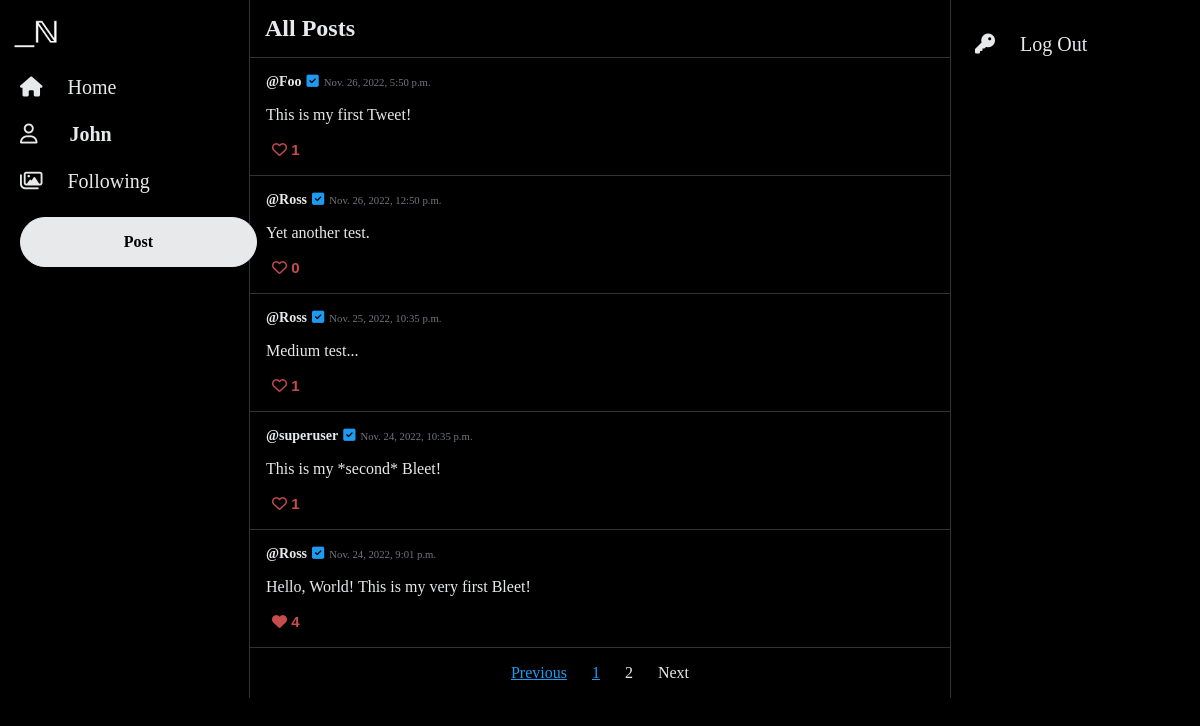
Page /allPosts?page=2 (signed in) on the committed database.
### network/models.py (models this page shows, shortened)
class User(AbstractUser):
    pass

class Tweet(models.Model):
    author = models.ForeignKey(User, on_delete=models.CASCADE)
    tweetText = models.CharField(max_length=255)
    posted = models.DateTimeField(auto_now_add=True)
    like = models.ManyToManyField(User, blank=True, related_name="likes")

### network/views.py (the view)
# urls.py: path("allPosts", views.allPosts, name="allPosts"),
@login_required(redirect_field_name='my_redirect_field')
def allPosts(request):
    tweets = Tweet.objects.all().order_by('-posted')
    paginator = Paginator(tweets, 10)
    page_number = request.GET.get('page')
    page_obj = paginator.get_page(page_number)
    return render(request, "network/allPosts.html", {
        "page_obj": page_obj
    })

### network/templates/network/allPosts.html (shortened to what this page needs)
{% extends "network/layout.html" %}
{% block body %}
<div style="border-bottom: 1px solid #2F3336;">
   <h2 style="margin: 15px;">All Posts</h2>
</div>
<div class="container">
   {% for tweet in page_obj %}
   <div class="post">
      <div class="card" data-id="{{tweet.id}}">
         <div class="card-body rounded">
            <div class="card-info">
            <a class="card-title" href="{% url 'profile' user_id=tweet.author.id%}"><strong>@{{ tweet.author }}</strong></a>
            <i class="fa-solid fa-square-check" id="check"></i>
            <h6 class="card-subtitle">{{tweet.posted}}</h6>
            </div>
            <p class="card-text" id="tweetText">{{tweet.tweetText}}</p>
            {% if user.username in tweet.like.all|stringformat:'s' %}
            <button class="button-like" id="foo-like">
               <i class="fa-solid fa-heart"></i>&nbsp;<span id="number">{{ tweet.like.all.count }}</span>
            </button>
            {% else %}
            <button class="button-secondary" id="foo">
               <i class="fa-regular fa-heart"></i>&nbsp;<span id="number">{{ tweet.like.all.count }}</span>
            </button>
            {% endif %}
         </div>
      </div>
   </div>
   {% endfor %}
   <nav aria-label="Page">
      <ul class="pagination">
         {% if page_obj.has_previous %}
         <li class="page-item">
            <a class="page-link" href="?page={{ page_obj.previous_page_number }}">Previous</a>
         </li>
         {% else %}
         <li class="page-item disabled">
            <a class="page-link disabled" href="#" tabindex="-1" aria-disabled="True">Previous</a>
         </li>
         {% endif %}
         {% for i in page_obj.paginator.page_range %}
         {% if page_obj.number == i %}
         <li class="page-item active" aria-current="page">
            <span class="page-link">
               {{ i }}
            </span>
         </li>
         {% else %}
         <li class="page-item"><a class="page-link" href="?page={{ i }}">{{ i }}</a></li>
         {% endif %}
         {% endfor %}
         {% if page_obj.has_next %}
         <li class="page-item">
            <a class="page-link" href="?page={{ page_obj.next_page_number }}">Next</a>
         </li>
         {% else %}
         <li class="page-item disabled">
            <a class="page-link disabled" href="#" tabindex="-1" aria-disabled="True">Next</a>
         </li>
         {% endif %}
      </ul>
   </nav>
   </div>
   {% endblock %}

### network/templates/network/layout.html (shortened to what this page needs)
{% load static %}
<!DOCTYPE html>
<html lang="en">
    <head>
        <link rel="stylesheet" href="{% static 'network/styles.css' %}"/>
        <link rel="stylesheet" href="https://cdnjs.cloudflare.com/ajax/libs/font-awesome/6.7.2/css/all.min.css">
    </head>
    <body>
        <header>
            <div class="sticky">
                <div class="logo">
                    <a href="{% url 'index' %}">
                        <img src="{% static '/network/logo.webp' %}" height="45" alt="logo"/>
                    </a>
                </div>
                <nav>
                    <div>
                        <ul style="margin: 0;">
                            {% if user.is_authenticated %}
                                <li class="nav-item">
                                    <a class="nav-link" href="{% url 'allPosts' %}">
                                        <i class="fa-sharp fa-solid fa-house" id="nav-icon"></i>
                                        <span class="nav-text">Home</span>
                                    </a>
                                </li>
                                <li class="nav-item">
                                    <a class="nav-link" href="{% url 'profile' user_id=user.id%}">
                                        <i class="fa-regular fa-user" id="nav-icon"></i>
                                        <strong class="nav-text" style="margin-left: 27px;">{{ user.username }}</strong>
                                    </a>
                                </li>
                                <li class="nav-item">
                                    <a class="nav-link" href="{% url 'following' %}">
                                        <i class="fa-regular fa-images"></i>
                                        <span class="nav-text">Following</span>
                                    </a>
                                </li>
                                <li class="nav-item button">
                                    <a class="nav-button" href="{% url 'tweet' %}" role="button">Post</a>
                                </li>
                            {% endif %}
                        </ul>
                    </div>
                </nav>
            </div>
        </header>
        <div class="body">
            {% block body %}
            {% endblock %}
        </div>
        <footer>
            <div class="sticky" style="margin-left: 12px;">
                <ul>
                    <li class="nav-item">
                        <a class="nav-link" href="{% url 'logout' %}" role="button">
                            <i class="fa-solid fa-key"></i>
                            <span class="nav-text">Log Out</span>
                        </a>
                    </li>
                </ul>
            </div>
        </footer>
    </body>
</html>

### network/static/network/styles.css (style rules this page uses)
body { display: flex; color: #e7e9ea; justify-content: center; background-color: #000; font-family: TwitterChirp; margin-top: 0; margin-bottom: 0; }
header { width: 275px; border-right: 1px solid #2F3336; }
footer { width: 275px; border-left: 1px solid #2F3336; }
ul { padding-inline-start: 0; }
#nav-icon { font-size: 20px; color: #e7e9ea; }
a.nav-link { font-size: 20px; color: #e7e9ea; text-decoration: none; }
a.card-title { margin: 0; color: #e7e9ea; text-decoration: none; font-size: 14px; }
a.page-link { color: #1d9bf0; }
a.page-link.disabled { color: #e7e9ea; text-decoration: none; cursor: default; }
.sticky { position: fixed; margin-top: 5px; }
.nav-item { align-items: center; display: flex; padding: 12px; }
.logo { padding: 5px; }
.nav-text { margin-left: 20px; margin-right: 16px; }
.nav-button { background-color: #e7e9ea; border: 1px solid #e7e9ea; border-radius: 25px; padding: 15px 25px; text-align: center; color: #000; text-decoration: none; font-weight: 600; width: 185px; }
.nav-item.button { background-color: transparent; border-radius: 25px; width: auto; }
.body { max-width: 750px; min-width: 700px; }
.post { border-bottom: 1px solid #2F3336; padding: 16px; }
.card-info { display: flex; align-items: baseline; gap: 5px; }
.card-subtitle { margin: 0; font-weight: normal; color: #71767b; }
#check { color: #1d9bf0; font-size: 14px; }
#foo { border: none; background-color: transparent; color: #c94c4c; font-size: 15px; cursor: pointer; }
#foo-like { border: none; background-color: transparent; color: #c94c4c; font-size: 15px; font-weight: bold; cursor: pointer; }
#number { font-weight: bold; }
.pagination { display: flex; justify-content: center; gap: 25px; align-items: center; }
.page-item { display: block; }

### rows in the picture
User: username "John"
Tweet: author "Foo", posted "Nov. 26, 2022, 5:50 p.m.", tweetText "This is my first Tweet!", like.all.count "1"
Tweet: author "Ross", posted "Nov. 26, 2022, 12:50 p.m.", tweetText "Yet another test.", like.all.count "0"
Tweet: author "Ross", posted "Nov. 25, 2022, 10:35 p.m.", tweetText "Medium test...", like.all.count "1"
Tweet: author "superuser", posted "Nov. 24, 2022, 10:35 p.m.", tweetText "This is my *second* Bleet!", like.all.count "1"
Tweet: author "Ross", posted "Nov. 24, 2022, 9:01 p.m.", tweetText "Hello, World! This is my very first Bleet!", like.all.count "4"

### other values in the picture
{{ i }} "1"
{{ i }} "2"
